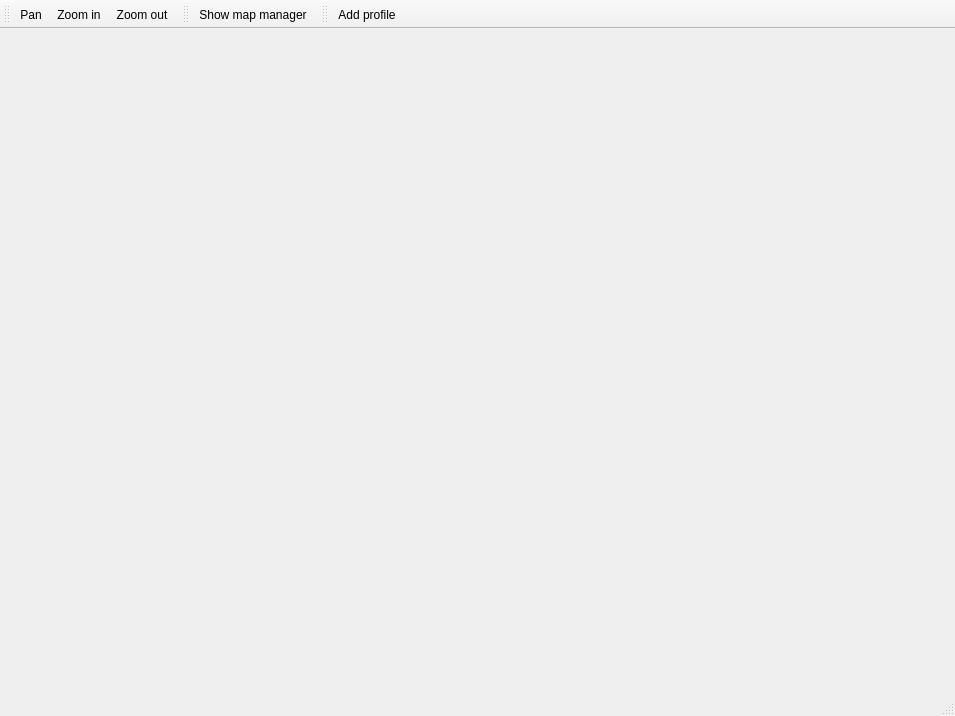
<?xml version="1.0" encoding="UTF-8"?>
<ui version="4.0">
 <class>HlpFlightPlannerApp</class>
 <widget class="QMainWindow" name="HlpFlightPlannerApp">
  <property name="geometry">
   <rect>
    <x>0</x>
    <y>0</y>
    <width>955</width>
    <height>716</height>
   </rect>
  </property>
  <property name="windowTitle">
   <string>Helimap Flight Planner</string>
  </property>
  <widget class="QWidget" name="centralWidget"/>
  <widget class="QMenuBar" name="menuBar">
   <property name="geometry">
    <rect>
     <x>0</x>
     <y>0</y>
     <width>955</width>
     <height>25</height>
    </rect>
   </property>
  </widget>
  <widget class="QToolBar" name="mapNavToolBar">
   <attribute name="toolBarArea">
    <enum>TopToolBarArea</enum>
   </attribute>
   <attribute name="toolBarBreak">
    <bool>false</bool>
   </attribute>
   <addaction name="mActionPan"/>
   <addaction name="mActionZoomIn"/>
   <addaction name="mActionZoomOut"/>
  </widget>
  <widget class="QStatusBar" name="statusBar"/>
  <widget class="QToolBar" name="docksToolBar">
   <property name="windowTitle">
    <string>toolBar</string>
   </property>
   <attribute name="toolBarArea">
    <enum>TopToolBarArea</enum>
   </attribute>
   <attribute name="toolBarBreak">
    <bool>false</bool>
   </attribute>
   <addaction name="mActionMapManager"/>
  </widget>
  <widget class="QToolBar" name="editToolBar">
   <property name="windowTitle">
    <string>toolBar</string>
   </property>
   <attribute name="toolBarArea">
    <enum>TopToolBarArea</enum>
   </attribute>
   <attribute name="toolBarBreak">
    <bool>false</bool>
   </attribute>
   <addaction name="mActionAddProfile"/>
  </widget>
  <action name="mActionPan">
   <property name="checkable">
    <bool>true</bool>
   </property>
   <property name="icon">
    <iconset resource="images/images.qrc">
     <normaloff>:/images/mActionPan.svg</normaloff>:/images/mActionPan.svg</iconset>
   </property>
   <property name="text">
    <string>Pan</string>
   </property>
  </action>
  <action name="mActionMapManager">
   <property name="checkable">
    <bool>true</bool>
   </property>
   <property name="icon">
    <iconset resource="images/images.qrc">
     <normaloff>:/images/raster.svg</normaloff>:/images/raster.svg</iconset>
   </property>
   <property name="text">
    <string>Show map manager</string>
   </property>
  </action>
  <action name="mActionZoomIn">
   <property name="icon">
    <iconset resource="images/images.qrc">
     <normaloff>:/images/mActionZoomIn.svg</normaloff>:/images/mActionZoomIn.svg</iconset>
   </property>
   <property name="text">
    <string>Zoom in</string>
   </property>
  </action>
  <action name="mActionZoomOut">
   <property name="icon">
    <iconset resource="images/images.qrc">
     <normaloff>:/images/mActionZoomOut.svg</normaloff>:/images/mActionZoomOut.svg</iconset>
   </property>
   <property name="text">
    <string>Zoom out</string>
   </property>
  </action>
  <action name="mActionAddProfile">
   <property name="checkable">
    <bool>true</bool>
   </property>
   <property name="icon">
    <iconset resource="images/images.qrc">
     <normaloff>:/images/profile.svg</normaloff>:/images/profile.svg</iconset>
   </property>
   <property name="text">
    <string>Add profile</string>
   </property>
  </action>
 </widget>
 <layoutdefault spacing="6" margin="11"/>
 <resources>
  <include location="images/images.qrc"/>
 </resources>
 <connections/>
</ui>
